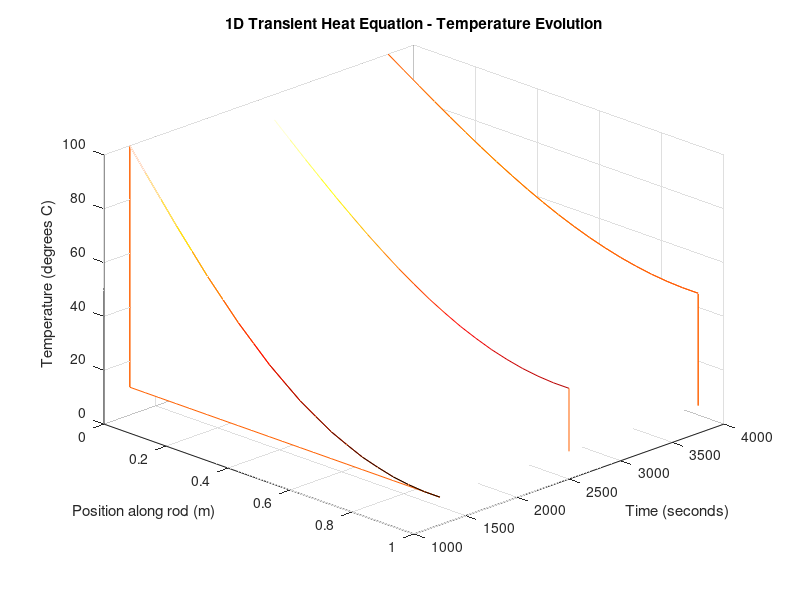

Source code (MATLAB):
%% PROJECT 2: 1D Transient Heat Equation Solver
% Models heat diffusion through a rod over time
% Left end: fixed at 100 degrees C
% Right end: insulated (no heat escapes)

%--- Rod Properties ---
L = 1.0;          % Length of rod in meters
alpha = 1e-4;     % Thermal diffusivity (m^2/s) - typical for steel
T_left = 100;     % Temperature at left end in degrees C
T_init = 0;       % Initial temperature of entire rod in degrees C

%--- Discretization ---
nx = 20;                        % Number of segments along the rod
dx = L/nx;                      % Size of each segment in meters
x = linspace(0, L, nx+1);      % x positions of all nodes (21 points)

%--- Stability Condition ---
% For explicit finite difference the Fourier number must be <= 0.5
% Fourier number = alpha * dt / dx^2
% So maximum stable dt = 0.5 * dx^2 / alpha
dt = 0.5 * dx^2 / alpha;       % Maximum stable time step in seconds
t_end = 5000;                   % Total simulation time in seconds
nt = floor(t_end/dt);           % Number of time steps

%--- Initialize Temperature Array ---
T = ones(1, nx+1) * T_init;    % All nodes start at 0 degrees C
T(1) = T_left;                  % Left end fixed at 100 degrees C

%--- Pre-allocate storage for plotting ---
% We dont store every time step - just every 100th one
plot_every = 100;
T_history = zeros(floor(nt/plot_every), nx+1);
t_history = zeros(floor(nt/plot_every), 1);
counter = 1;

%--- Time Loop ---
for n = 1:nt

    T_new = T;     % Copy current temperature to work with

    % Update every interior node using explicit finite difference
    for i = 2:nx
        T_new(i) = T(i) + alpha * dt/dx^2 * (T(i+1) - 2*T(i) + T(i-1));
    end

    % Insulated right end: mirror condition
    % No heat flows out so we treat it as if there's a mirror node
    T_new(nx+1) = T_new(nx);

    % Left end stays fixed always
    T_new(1) = T_left;

    % Update temperature
    T = T_new;

    % Save every 100th step for plotting
    if mod(n, plot_every) == 0
        T_history(counter, :) = T;
        t_history(counter) = n * dt;
        counter = counter + 1;
    end

end

%--- Plot Temperature Evolution ---
figure;

% Waterfall plot - each line is a snapshot in time
waterfall(x, t_history(1:counter-1), T_history(1:counter-1, :))

% Labels
xlabel('Position along rod (m)')
ylabel('Time (seconds)')
zlabel('Temperature (degrees C)')
title('1D Transient Heat Equation - Temperature Evolution')
colormap('hot')
view(45, 30)    % Viewing angle for 3D plot
grid on

% Print stability information
fprintf('\n--- Simulation Parameters ---\n')
fprintf('Time step dt     = %.4f seconds\n', dt)
fprintf('Total time       = %.0f seconds\n', t_end)
fprintf('Number of steps  = %d\n', nt)
fprintf('Fourier number   = %.4f (must be <= 0.5)\n', alpha*dt/dx^2)
saveas(gcf, 'heat_equation.png')
